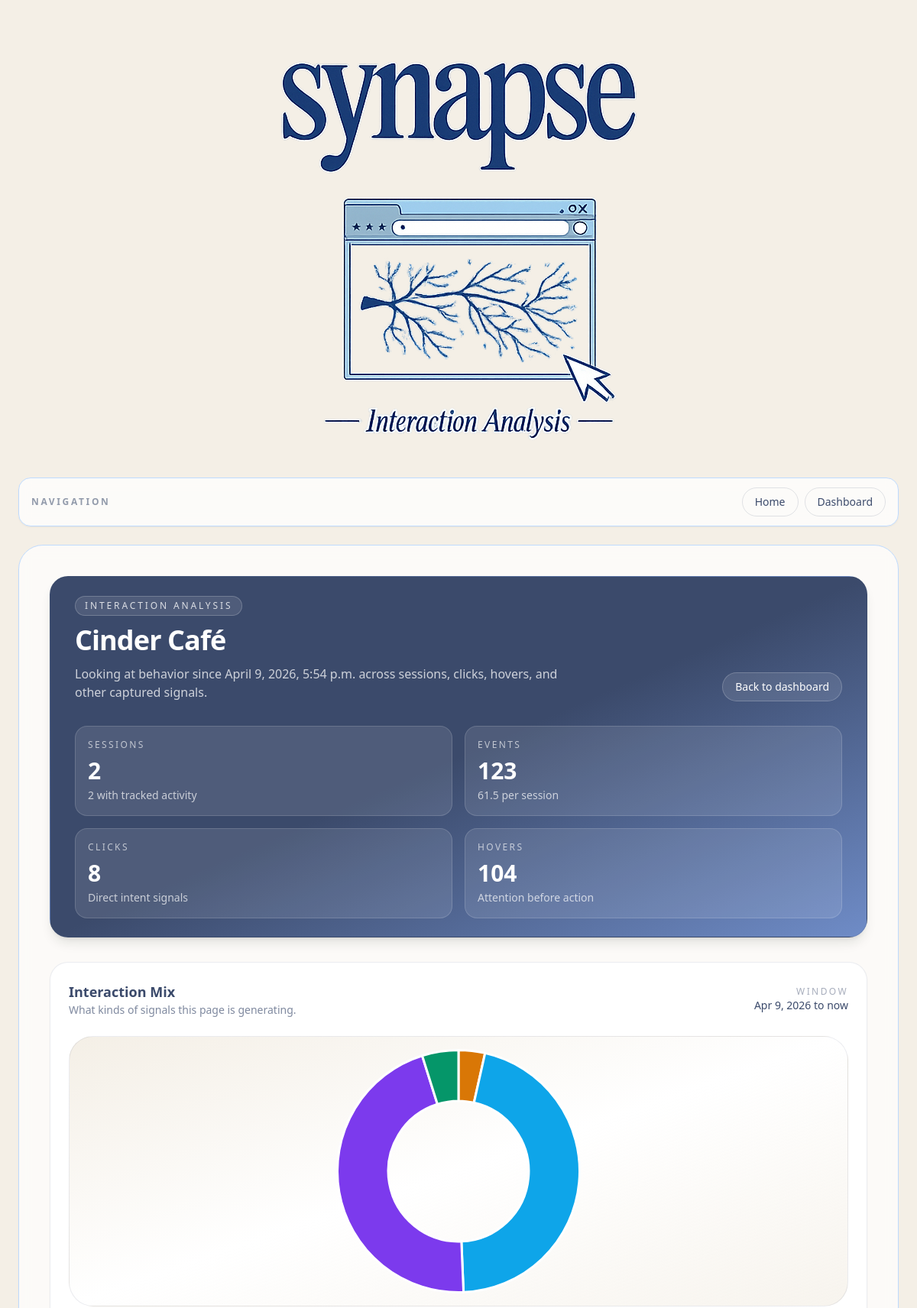
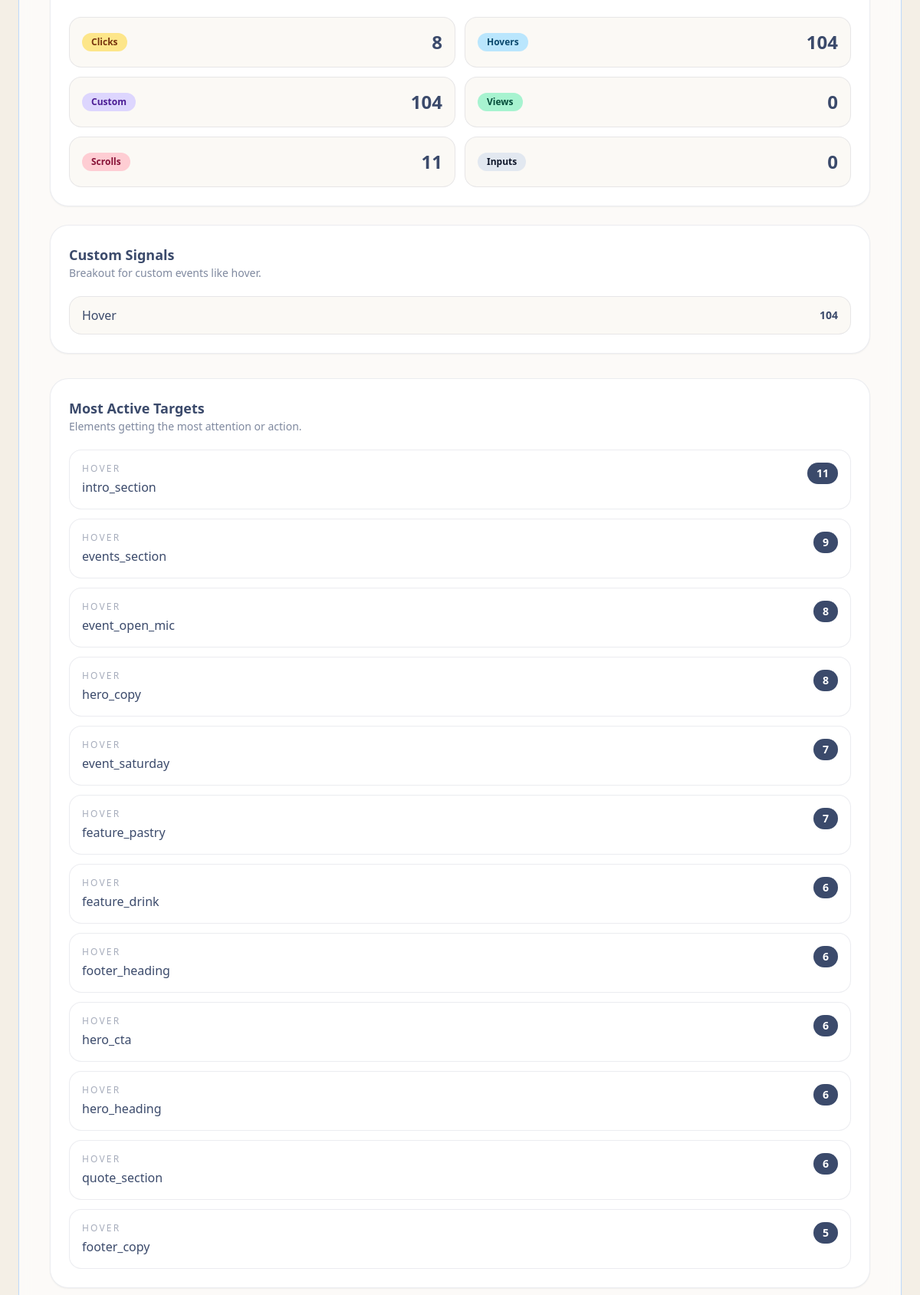
The page /dashboard/pages/cafe_email/ (signed in, upper part) on the database its author committed (2 pictures, top to bottom).
### base/models.py (models this page shows, shortened)
class Page(models.Model):
    slug = models.SlugField(unique=True)
    title = models.CharField(max_length=200, blank=True)
    raw_html = models.TextField(blank=True, default="")  # <- add this
    is_active = models.BooleanField(default=True)
    created_at = models.DateTimeField(auto_now_add=True)

class Event(models.Model):
    TYPE_CLICK = "click"
    TYPE_SCROLL = "scroll"
    TYPE_VIEW = "view"
    TYPE_INPUT = "input"
    TYPE_CUSTOM = "custom"
    EVENT_TYPES = [
        (TYPE_CLICK, "Click"),
        (TYPE_SCROLL, "Scroll"),
        (TYPE_VIEW, "View"),
        (TYPE_INPUT, "Input"),
        (TYPE_CUSTOM, "Custom"),
    ]
    session = models.ForeignKey(VisitSession, on_delete=models.CASCADE, related_name="events")
    page = models.ForeignKey(Page, on_delete=models.CASCADE, related_name="events")
    event_type = models.CharField(max_length=32, choices=EVENT_TYPES, db_index=True)
    occurred_at = models.DateTimeField(db_index=True)
    element_key = models.CharField(max_length=200, blank=True)  # your stable key like "hero_cta"
    css_selector = models.CharField(max_length=500, blank=True) # fallback way
    text = models.CharField(max_length=300, blank=True)         # clicked text, etc
    data = models.JSONField(default=dict, blank=True)
    class Meta:
        indexes = [
            models.Index(fields=["page", "event_type", "occurred_at"]),
            models.Index(fields=["session", "occurred_at"]),
        ]

### base/views.py (the view)
# urls.py: path("dashboard/pages/<slug:page_slug>/", views.dashboard_page_detail, name="dashboard_page_detail"),
@staff_member_required
@require_GET
def dashboard_page_detail(request, page_slug):
    page = get_object_or_404(Page, slug=page_slug)
    now = timezone.now()
    since = now - timedelta(days=14)
    sessions_qs = VisitSession.objects.filter(page=page, started_at__gte=since)
    events_qs = Event.objects.filter(page=page, occurred_at__gte=since).order_by("-occurred_at")
    clicks = (
        events_qs.filter(event_type="click")
        .exclude(element_key="")
        .values("element_key")
        .annotate(total=Count("id"))
        .order_by("-total")[:50]
    )
    total_events = events_qs.count()
    sessions_total = sessions_qs.count()
    clicks_total = events_qs.filter(event_type=Event.TYPE_CLICK).count()
    custom_total = events_qs.filter(event_type=Event.TYPE_CUSTOM).count()
    scroll_total = events_qs.filter(event_type=Event.TYPE_SCROLL).count()
    view_total = events_qs.filter(event_type=Event.TYPE_VIEW).count()
    input_total = events_qs.filter(event_type=Event.TYPE_INPUT).count()
    hover_total = 0
    custom_breakdown = {}
    top_targets = {}
    recent_activity = []
    scroll_depth_hits = {10: 0, 25: 0, 50: 0, 75: 0, 90: 0, 100: 0}
    deepest_scroll_by_session = {}
    for event in events_qs:
        data = event.data or {}
        custom_type = (data.get("custom_type") or "").strip()
        interaction_label = custom_type if event.event_type == Event.TYPE_CUSTOM and custom_type else event.event_type
        display_label = interaction_label.replace("_", " ").title()
        if custom_type:
            custom_breakdown[custom_type] = custom_breakdown.get(custom_type, 0) + 1
        if custom_type == "hover":
            hover_total += 1
        target = event.element_key or event.css_selector or "(page)"
        if event.event_type == Event.TYPE_SCROLL:
            scroll_pct = data.get("scroll_pct") or 0
            max_scroll_pct_seen = data.get("max_scroll_pct_seen") or scroll_pct
            target = f"{scroll_pct}% depth"
            deepest_scroll_by_session[event.session_id] = max(
                deepest_scroll_by_session.get(event.session_id, 0),
                max_scroll_pct_seen,
            )
            if scroll_pct in scroll_depth_hits:
                scroll_depth_hits[scroll_pct] += 1
        target_key = f"{interaction_label}:{target}"
        if target_key not in top_targets:
            top_targets[target_key] = {
                "label": display_label,
                "target": target,
                "total": 0,
            }
        top_targets[target_key]["total"] += 1
        detail_bits = []
        if event.text:
            detail_bits.append(event.text[:80])
        if isinstance(data, dict) and data.get("x") is not None and data.get("y") is not None:
            detail_bits.append(f'{data.get("x")}, {data.get("y")}')
        if event.event_type == Event.TYPE_SCROLL and data.get("scroll_pct") is not None:
            detail_bits.append(f'{data.get("scroll_pct")}% reached')
        if len(recent_activity) < 14:
            recent_activity.append({
                "label": display_label,
                "target": target,
                "timestamp": event.occurred_at,
                "detail": " | ".join(detail_bits),
            })
    custom_breakdown_rows = [
        {"label": key.replace("_", " ").title(), "total": total}
        for key, total in sorted(custom_breakdown.items(), key=lambda item: (-item[1], item[0]))
    ]
    top_targets_rows = sorted(top_targets.values(), key=lambda row: (-row["total"], row["label"], row["target"]))[:12]
    active_sessions = sessions_qs.filter(events__occurred_at__gte=since).distinct().count()
    interactions_per_session = round(total_events / sessions_total, 1) if sessions_total else 0
    scroll_session_count = len(deepest_scroll_by_session)
    avg_scroll_depth = round(sum(deepest_scroll_by_session.values()) / scroll_session_count, 1) if scroll_session_count else 0
    deepest_scroll_peak = max(deepest_scroll_by_session.values(), default=0)
    scroll_depth_rows = []
    for milestone in [10, 25, 50, 75, 90, 100]:
        sessions_reached = sum(1 for depth in deepest_scroll_by_session.values() if depth >= milestone)
        reach_pct = round((sessions_reached / sessions_total) * 100) if sessions_total else 0
        scroll_depth_rows.append({
            "milestone": milestone,
            "sessions_reached": sessions_reached,
            "reach_pct": reach_pct,
            "hits": scroll_depth_hits[milestone],
        })
    context = {
        "page": page,
        "since": since,
        "sessions_total": sessions_total,
        "clicks": clicks,
        "total_events": total_events,
        "hover_total": hover_total,
        "active_sessions": active_sessions,
        "interactions_per_session": interactions_per_session,
        "avg_scroll_depth": avg_scroll_depth,
        "deepest_scroll_peak": deepest_scroll_peak,
        "scroll_session_count": scroll_session_count,
        "scroll_depth_rows": scroll_depth_rows,
        "event_mix": [
            {"label": "Clicks", "total": clicks_total, "tone": "bg-amber-200 text-amber-900"},
            {"label": "Hovers", "total": hover_total, "tone": "bg-sky-200 text-sky-900"},
            {"label": "Custom", "total": custom_total, "tone": "bg-violet-200 text-violet-900"},
            {"label": "Views", "total": view_total, "tone": "bg-emerald-200 text-emerald-900"},
            {"label": "Scrolls", "total": scroll_total, "tone": "bg-rose-200 text-rose-900"},
            {"label": "Inputs", "total": input_total, "tone": "bg-slate-200 text-slate-900"},
        ],
        "custom_breakdown": custom_breakdown_rows,
        "top_targets": top_targets_rows,
        "recent_activity": recent_activity,
    }
    return render(request, "base/dashboard/dashboard_page_detail.html", context)

### base/templates/base/dashboard/dashboard_page_detail.html (shortened to what this page needs)
{% extends "base.html" %}
{% block page_shell_classes %}max-w-7xl{% endblock %}
{% block content_panel_classes %}w-full bg-white/70 backdrop-blur rounded-[2rem] border border-blue-200 shadow-sm p-5 sm:p-8 lg:p-10{% endblock %}
{% block content %}
<div class="space-y-8">
  <section class="overflow-hidden rounded-3xl border border-synapse-blue/15 bg-gradient-to-br from-synapse-blue via-synapse-blue to-synapse-lightblue text-white shadow-lg">
    <div class="px-6 py-6 sm:px-8">
      <div class="flex flex-col gap-4 lg:flex-row lg:items-end lg:justify-between">
        <div class="max-w-2xl">
          <p class="mb-3 inline-flex rounded-full border border-white/20 bg-white/10 px-3 py-1 text-xs uppercase tracking-[0.24em] text-white/80">
            Interaction Analysis
          </p>
          <h1 class="text-3xl font-semibold tracking-tight sm:text-4xl">
            {{ page.title|default:page.slug }}
          </h1>
          <p class="mt-3 text-sm text-white/75 sm:text-base">
            Looking at behavior since {{ since }} across sessions, clicks, hovers, and other captured signals.
          </p>
        </div>
        <a
          href="{% url 'dashboard_home' %}"
          class="inline-flex items-center justify-center rounded-full border border-white/20 bg-white/10 px-4 py-2 text-sm font-medium text-white transition hover:bg-white hover:text-synapse-blue"
        >
          Back to dashboard
        </a>
      </div>
      <div class="mt-8 grid gap-4 md:grid-cols-2 xl:grid-cols-4">
        <div class="rounded-2xl border border-white/15 bg-white/10 p-4">
          <p class="text-xs uppercase tracking-[0.2em] text-white/65">Sessions</p>
          <p class="mt-2 text-3xl font-semibold">{{ sessions_total }}</p>
          <p class="mt-1 text-sm text-white/70">{{ active_sessions }} with tracked activity</p>
        </div>
        <div class="rounded-2xl border border-white/15 bg-white/10 p-4">
          <p class="text-xs uppercase tracking-[0.2em] text-white/65">Events</p>
          <p class="mt-2 text-3xl font-semibold">{{ total_events }}</p>
          <p class="mt-1 text-sm text-white/70">{{ interactions_per_session }} per session</p>
        </div>
        <div class="rounded-2xl border border-white/15 bg-white/10 p-4">
          <p class="text-xs uppercase tracking-[0.2em] text-white/65">Clicks</p>
          <p class="mt-2 text-3xl font-semibold">{{ event_mix.0.total }}</p>
          <p class="mt-1 text-sm text-white/70">Direct intent signals</p>
        </div>
        <div class="rounded-2xl border border-white/15 bg-white/10 p-4">
          <p class="text-xs uppercase tracking-[0.2em] text-white/65">Hovers</p>
          <p class="mt-2 text-3xl font-semibold">{{ hover_total }}</p>
          <p class="mt-1 text-sm text-white/70">Attention before action</p>
        </div>
      </div>
    </div>
  </section>
  <section class="grid gap-6 2xl:grid-cols-[1.2fr_0.8fr]">
    <div class="rounded-3xl border border-synapse-blue/10 bg-white p-6 shadow-sm">
      <div class="flex items-center justify-between">
        <div>
          <h2 class="text-lg font-semibold">Interaction Mix</h2>
          <p class="text-sm text-synapse-blue/65">What kinds of signals this page is generating.</p>
        </div>
        <div class="text-right">
          <p class="text-xs uppercase tracking-[0.2em] text-synapse-blue/45">Window</p>
          <p class="text-sm font-medium">{{ since|date:"M j, Y" }} to now</p>
        </div>
      </div>
      <div class="mt-6 grid gap-6 xl:grid-cols-[minmax(0,0.9fr)_minmax(0,1.1fr)] xl:items-center">
        <div class="min-w-0 rounded-[2rem] border border-synapse-blue/10 bg-gradient-to-br from-synapse-cream via-white to-synapse-cream/70 p-4">
          <div class="mx-auto max-w-[280px] sm:max-w-[320px]">
            <canvas id="interaction-mix-chart" height="300"></canvas>
          </div>
        </div>
        <div class="min-w-0 grid gap-3 sm:grid-cols-2">
          {% for item in event_mix %}
            <div class="rounded-2xl border border-synapse-blue/10 bg-synapse-cream/40 p-4">
              <div class="flex items-center justify-between gap-3">
                <span class="rounded-full px-3 py-1 text-xs font-semibold {{ item.tone }}">{{ item.label }}</span>
                <span class="text-2xl font-semibold">{{ item.total }}</span>
              </div>
            </div>
          {% endfor %}
        </div>
      </div>
    </div>
    <div class="rounded-3xl border border-synapse-blue/10 bg-white p-6 shadow-sm">
      <h2 class="text-lg font-semibold">Custom Signals</h2>
      <p class="text-sm text-synapse-blue/65">Breakout for custom events like hover.</p>
      <div class="mt-5 space-y-3">
        {% for row in custom_breakdown %}
          <div class="rounded-2xl border border-synapse-blue/10 bg-synapse-cream/40 px-4 py-3">
            <div class="flex items-center justify-between">
              <span class="font-medium">{{ row.label }}</span>
              <span class="text-sm font-semibold">{{ row.total }}</span>
            </div>
          </div>
        {% empty %}
          <div class="rounded-2xl border border-dashed border-synapse-blue/20 bg-synapse-cream/30 px-4 py-6 text-sm text-synapse-blue/60">
            No custom interaction types have been recorded yet.
          </div>
        {% endfor %}
      </div>
    </div>
  </section>
  <section class="grid gap-6 xl:grid-cols-2">
    <div class="rounded-3xl border border-synapse-blue/10 bg-white p-6 shadow-sm">
      <h2 class="text-lg font-semibold">Most Active Targets</h2>
      <p class="text-sm text-synapse-blue/65">Elements getting the most attention or action.</p>
      <div class="mt-5 space-y-3">
        {% for row in top_targets %}
          <div class="rounded-2xl border border-synapse-blue/10 bg-white px-4 py-4">
            <div class="flex items-start justify-between gap-4">
              <div>
                <p class="text-xs uppercase tracking-[0.18em] text-synapse-blue/45">{{ row.label }}</p>
                <p class="mt-1 font-medium break-all">{{ row.target }}</p>
              </div>
              <span class="rounded-full bg-synapse-blue px-3 py-1 text-sm font-semibold text-white">{{ row.total }}</span>
            </div>
          </div>
        {% empty %}
          <div class="rounded-2xl border border-dashed border-synapse-blue/20 bg-synapse-cream/30 px-4 py-6 text-sm text-synapse-blue/60">
            No tracked targets yet.
          </div>
        {% endfor %}
      </div>
    </div>
  </section>
</div>
{% endblock %}
{% block footer %}
<script>
  (function () {
    const chartEl = document.getElementById("interaction-mix-chart");
    const dataEl = document.getElementById("event-mix-data");
    if (!chartEl || !dataEl || !window.Chart) return;
    const mix = JSON.parse(dataEl.textContent || "[]");
    const filteredMix = mix.filter((item) => Number(item.total) > 0);
    const labels = filteredMix.map((item) => item.label);
    const totals = filteredMix.map((item) => item.total);
    const palette = ["#d97706", "#0ea5e9", "#7c3aed", "#059669", "#e11d48", "#475569"];
    new Chart(chartEl, {
      type: "doughnut",
      data: {
        labels,
        datasets: [{
          data: totals,
          backgroundColor: palette.slice(0, totals.length),
          borderColor: "#ffffff",
          borderWidth: 3,
          hoverOffset: 10,
          cutout: "58%",
        }]
      },
      options: {
        responsive: true,
        maintainAspectRatio: true,
        plugins: {
          legend: {
            display: false,
          },
          tooltip: {
            callbacks: {
              label: function(context) {
                const value = context.raw || 0;
                const total = totals.reduce((sum, current) => sum + current, 0) || 1;
                const pct = Math.round((value / total) * 100);
                return `${context.label}: ${value} (${pct}%)`;
              }
            }
          }
        }
      }
    });
  })();
</script>
{% endblock %}

### rows shown on the page
Page: title "Cinder Café"
Event: target "intro_section"
Event: target "events_section"
Event: target "event_open_mic"
Event: target "hero_copy"
Event: target "event_saturday"
Event: target "feature_pastry"
Event: target "feature_drink"
Event: target "footer_heading"
Event: target "hero_cta"
Event: target "hero_heading"
Event: target "quote_section"
Event: target "footer_copy"

### other values the page prints
{{ sessions_total }} "2"
{{ active_sessions }} "2"
{{ total_events }} "123"
{{ interactions_per_session }} "61.5"
{{ event_mix.0.total }} "8"
{{ hover_total }} "104"
{{ item.label }} "Clicks" "Hovers" "Custom" "Views" "Scrolls" "Inputs"
{{ item.total }} "8" "104" "104" "0" "11" "0"
{{ row.label }} "Hover"
{{ row.total }} "104"
{{ row.label }} "HOVER" "HOVER" "HOVER" "HOVER" "HOVER" "HOVER" "HOVER" "HOVER" "HOVER" "HOVER" "HOVER" "HOVER"
{{ row.total }} "11" "9" "8" "8" "7" "7" "6" "6" "6" "6" "6" "5"
